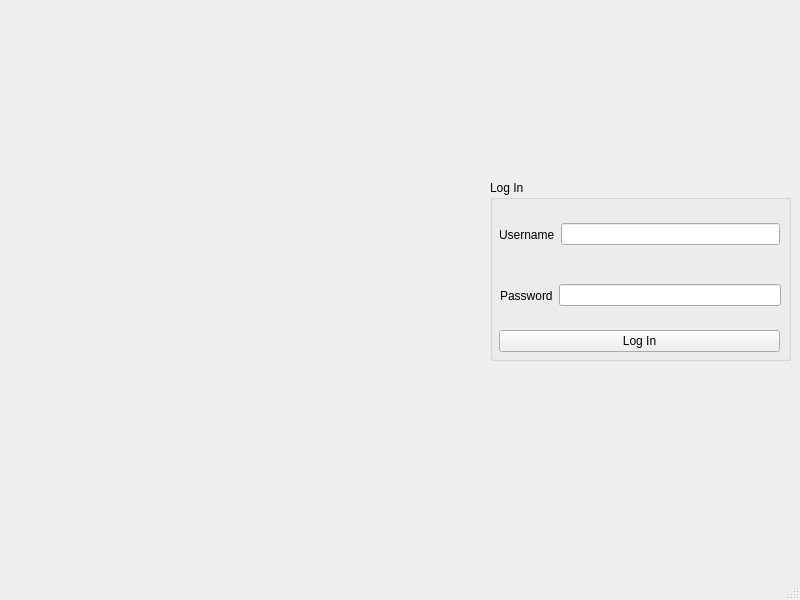
<?xml version="1.0" encoding="UTF-8"?>
<ui version="4.0">
 <class>ConnectionWindow</class>
 <widget class="QMainWindow" name="ConnectionWindow">
  <property name="geometry">
   <rect>
    <x>0</x>
    <y>0</y>
    <width>800</width>
    <height>600</height>
   </rect>
  </property>
  <property name="windowTitle">
   <string>MainWindow</string>
  </property>
  <widget class="QWidget" name="centralwidget">
   <widget class="QGroupBox" name="groupBox">
    <property name="geometry">
     <rect>
      <x>490</x>
      <y>180</y>
      <width>301</width>
      <height>181</height>
     </rect>
    </property>
    <property name="title">
     <string>Log In</string>
    </property>
    <widget class="QWidget" name="horizontalLayoutWidget">
     <property name="geometry">
      <rect>
       <x>9</x>
       <y>29</y>
       <width>281</width>
       <height>51</height>
      </rect>
     </property>
     <layout class="QHBoxLayout" name="horizontalLayout">
      <item>
       <widget class="QLabel" name="label">
        <property name="text">
         <string>Username</string>
        </property>
       </widget>
      </item>
      <item>
       <widget class="QLineEdit" name="lineEdit_username"/>
      </item>
     </layout>
    </widget>
    <widget class="QWidget" name="horizontalLayoutWidget_2">
     <property name="geometry">
      <rect>
       <x>10</x>
       <y>90</y>
       <width>281</width>
       <height>51</height>
      </rect>
     </property>
     <layout class="QHBoxLayout" name="horizontalLayout_3">
      <item>
       <widget class="QLabel" name="label_2">
        <property name="text">
         <string>Password</string>
        </property>
       </widget>
      </item>
      <item>
       <widget class="QLineEdit" name="lineEdit_password">
        <property name="echoMode">
         <enum>QLineEdit::Password</enum>
        </property>
       </widget>
      </item>
     </layout>
    </widget>
    <widget class="QPushButton" name="pushButton_Login">
     <property name="geometry">
      <rect>
       <x>9</x>
       <y>150</y>
       <width>281</width>
       <height>22</height>
      </rect>
     </property>
     <property name="text">
      <string>Log In</string>
     </property>
    </widget>
   </widget>
   <widget class="QLabel" name="label_pic">
    <property name="geometry">
     <rect>
      <x>100</x>
      <y>180</y>
      <width>331</width>
      <height>171</height>
     </rect>
    </property>
    <property name="text">
     <string/>
    </property>
   </widget>
  </widget>
  <widget class="QMenuBar" name="menubar">
   <property name="geometry">
    <rect>
     <x>0</x>
     <y>0</y>
     <width>800</width>
     <height>19</height>
    </rect>
   </property>
  </widget>
  <widget class="QStatusBar" name="statusbar"/>
 </widget>
 <resources/>
 <connections/>
</ui>
